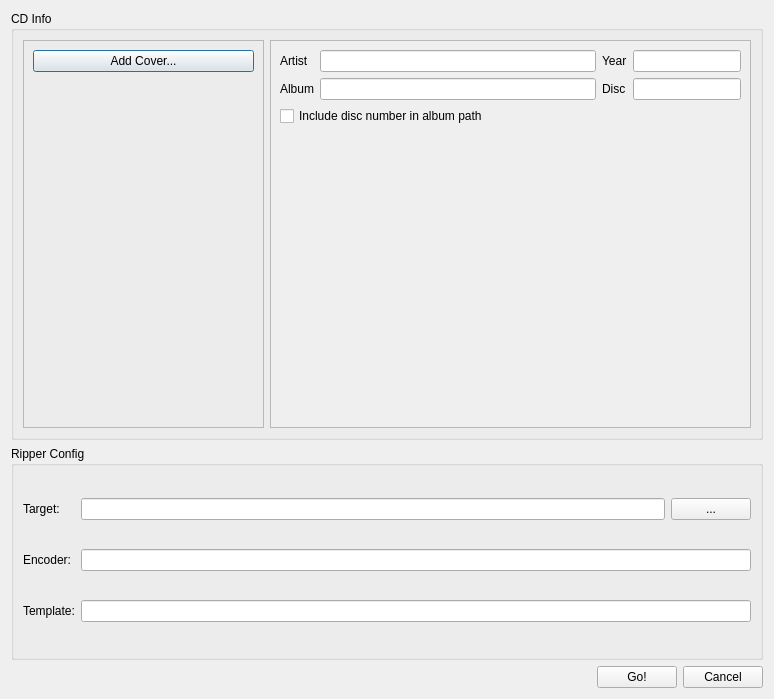
<?xml version="1.0" encoding="UTF-8"?>
<ui version="4.0">
 <class>Dialog</class>
 <widget class="QDialog" name="Dialog">
  <property name="geometry">
   <rect>
    <x>0</x>
    <y>0</y>
    <width>774</width>
    <height>699</height>
   </rect>
  </property>
  <property name="windowTitle">
   <string>fripper</string>
  </property>
  <layout class="QVBoxLayout" name="verticalLayout" stretch="2,1,0">
   <item>
    <widget class="QGroupBox" name="groupBox">
     <property name="title">
      <string>CD Info</string>
     </property>
     <layout class="QHBoxLayout" name="horizontalLayout_2" stretch="1,2">
      <item>
       <widget class="QFrame" name="frame_2">
        <property name="maximumSize">
         <size>
          <width>800</width>
          <height>16777215</height>
         </size>
        </property>
        <property name="frameShape">
         <enum>QFrame::StyledPanel</enum>
        </property>
        <property name="frameShadow">
         <enum>QFrame::Raised</enum>
        </property>
        <layout class="QVBoxLayout" name="verticalLayout_3">
         <item>
          <widget class="QPushButton" name="btnCover">
           <property name="text">
            <string>Add Cover...</string>
           </property>
          </widget>
         </item>
         <item>
          <spacer name="verticalSpacer">
           <property name="orientation">
            <enum>Qt::Vertical</enum>
           </property>
           <property name="sizeHint" stdset="0">
            <size>
             <width>20</width>
             <height>40</height>
            </size>
           </property>
          </spacer>
         </item>
        </layout>
       </widget>
      </item>
      <item>
       <widget class="QScrollArea" name="scrollArea">
        <property name="widgetResizable">
         <bool>true</bool>
        </property>
        <widget class="QWidget" name="scrollAreaWidgetContents">
         <property name="geometry">
          <rect>
           <x>0</x>
           <y>0</y>
           <width>489</width>
           <height>380</height>
          </rect>
         </property>
         <layout class="QVBoxLayout" name="verticalLayout_2">
          <item>
           <layout class="QGridLayout" name="infoPane" columnstretch="0,2,0,0">
            <property name="sizeConstraint">
             <enum>QLayout::SetMinimumSize</enum>
            </property>
            <item row="0" column="0">
             <widget class="QLabel" name="label_4">
              <property name="text">
               <string>Artist</string>
              </property>
             </widget>
            </item>
            <item row="0" column="1">
             <widget class="QLineEdit" name="leArtist"/>
            </item>
            <item row="0" column="2">
             <widget class="QLabel" name="label_6">
              <property name="text">
               <string>Year</string>
              </property>
             </widget>
            </item>
            <item row="1" column="0">
             <widget class="QLabel" name="label_5">
              <property name="text">
               <string>Album</string>
              </property>
             </widget>
            </item>
            <item row="0" column="3">
             <widget class="QLineEdit" name="leYear">
              <property name="sizePolicy">
               <sizepolicy hsizetype="Minimum" vsizetype="Fixed">
                <horstretch>0</horstretch>
                <verstretch>0</verstretch>
               </sizepolicy>
              </property>
              <property name="inputMask">
               <string>0000</string>
              </property>
              <property name="maxLength">
               <number>4</number>
              </property>
             </widget>
            </item>
            <item row="1" column="1">
             <widget class="QLineEdit" name="leAlbum"/>
            </item>
            <item row="1" column="2">
             <widget class="QLabel" name="label_7">
              <property name="text">
               <string>Disc</string>
              </property>
             </widget>
            </item>
            <item row="1" column="3">
             <widget class="QLineEdit" name="leDisc">
              <property name="sizePolicy">
               <sizepolicy hsizetype="Minimum" vsizetype="Fixed">
                <horstretch>0</horstretch>
                <verstretch>0</verstretch>
               </sizepolicy>
              </property>
              <property name="inputMask">
               <string/>
              </property>
              <property name="maxLength">
               <number>2</number>
              </property>
              <property name="readOnly">
               <bool>true</bool>
              </property>
             </widget>
            </item>
           </layout>
          </item>
          <item>
           <widget class="QCheckBox" name="cbMultiDisc">
            <property name="text">
             <string>Include disc number in album path</string>
            </property>
           </widget>
          </item>
          <item>
           <spacer name="verticalSpacer_2">
            <property name="orientation">
             <enum>Qt::Vertical</enum>
            </property>
            <property name="sizeHint" stdset="0">
             <size>
              <width>20</width>
              <height>40</height>
             </size>
            </property>
           </spacer>
          </item>
         </layout>
        </widget>
       </widget>
      </item>
     </layout>
    </widget>
   </item>
   <item>
    <widget class="QGroupBox" name="groupBox_2">
     <property name="title">
      <string>Ripper Config</string>
     </property>
     <layout class="QHBoxLayout" name="horizontalLayout">
      <item>
       <layout class="QGridLayout" name="gridLayout" rowstretch="0,0,0" columnstretch="0,0,0">
        <item row="0" column="0">
         <widget class="QLabel" name="label">
          <property name="text">
           <string>Target:</string>
          </property>
         </widget>
        </item>
        <item row="0" column="1">
         <widget class="QLineEdit" name="leTarget"/>
        </item>
        <item row="0" column="2">
         <widget class="QPushButton" name="btnTarget">
          <property name="text">
           <string>...</string>
          </property>
         </widget>
        </item>
        <item row="1" column="1" colspan="2">
         <widget class="QLineEdit" name="leEncoder"/>
        </item>
        <item row="1" column="0">
         <widget class="QLabel" name="label_2">
          <property name="text">
           <string>Encoder:</string>
          </property>
         </widget>
        </item>
        <item row="2" column="0">
         <widget class="QLabel" name="label_3">
          <property name="text">
           <string>Template:</string>
          </property>
         </widget>
        </item>
        <item row="2" column="1" colspan="2">
         <widget class="QLineEdit" name="leTemplate"/>
        </item>
       </layout>
      </item>
     </layout>
    </widget>
   </item>
   <item>
    <layout class="QHBoxLayout" name="horizontalLayout_3">
     <item>
      <spacer name="horizontalSpacer">
       <property name="orientation">
        <enum>Qt::Horizontal</enum>
       </property>
       <property name="sizeHint" stdset="0">
        <size>
         <width>40</width>
         <height>20</height>
        </size>
       </property>
      </spacer>
     </item>
     <item>
      <widget class="QPushButton" name="btnGo">
       <property name="text">
        <string>Go!</string>
       </property>
      </widget>
     </item>
     <item>
      <widget class="QPushButton" name="btnCancel">
       <property name="text">
        <string>Cancel</string>
       </property>
      </widget>
     </item>
    </layout>
   </item>
  </layout>
 </widget>
 <resources/>
 <connections/>
</ui>
